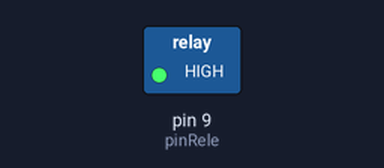
A sketch run on a simulated Arduino Uno, built with avr-gcc and run on an emulated ATmega328P. Parts: switched loads named in the sketch (green lamp = pin HIGH). Dashed ring = blinking.

Above: at 0.5 s.
Timing chart, 0 to 4.6 s (numbered marks = the images above):
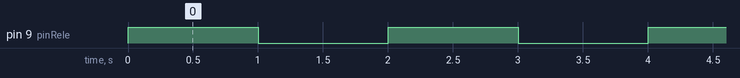

The sketch:

UD4_Rele.ino
```cpp
/**
 * Unidad 4: Relé
 *
 * Ejemplo del funcionamiento de un relé conectando
 * un LED a NC (Normally closed) y otro a NO (Normally Open)
 */

const byte pinRele = 9;

void setup() {
  pinMode(pinRele, OUTPUT);
}

void loop() {

  digitalWrite(pinRele, HIGH);
  delay(1000);

  analogWrite(pinRele, LOW);
  delay(1000);
}
```

Measured:
- by itself, pin 9 (pinRele): alternates HIGH for 1.0 s and LOW for 1.0 s
